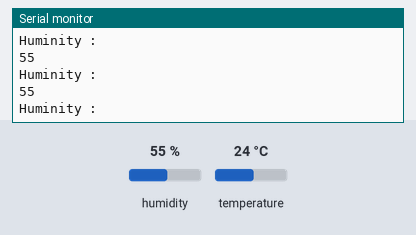
The sketch below on a simulated ESP32. Parts: the last lines printed to the serial monitor. The inputs (shaded band) are chosen by the test bench; at power-on: humidity 55 %, temperature 24 °C. WiFi joins after 1.5 s; servers stay silent unless stated.

Above: at 6.2 s.
6.3 s: humidity set to 22 %
At 7.35 s:
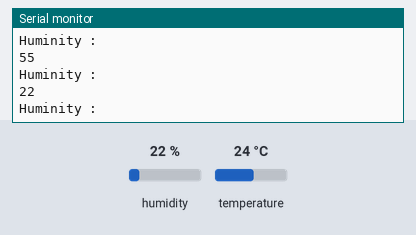
9.0 s: humidity set to 40 %
At 9.48 s:
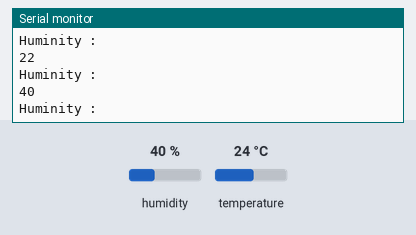
Timing chart, 0 to 12.0 s (numbered marks = the images above; inputs shaded):
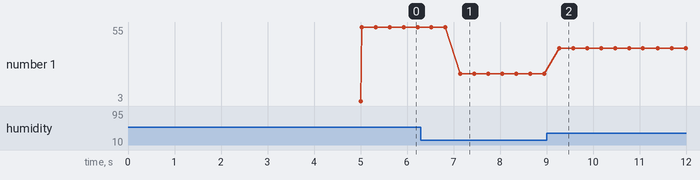

The sketch:

DHT11.ino
```cpp
#include <WiFi.h>
#include <ThingSpeak.h>
#include <DHT.h>

char SSID[] = "POCO M3";
char PASS[] = "7418573315vj";
char API[]  = "TN8X78WRVG06SIHN";
unsigned long ChannelID = 3370400;

WiFiClient client;

DHT dht(4, DHT11);


void setup() {
  Serial.begin(9600);
  dht.begin();
  WiFi.mode(WIFI_STA);
  WiFi.begin(SSID, PASS);
  delay(5000);
  while(WiFi.status() != WL_CONNECTED)
  {
    Serial.println("WiFi is not connected");
    Serial.println(WiFi.status());
    delay(500);
  }
  Serial.println("WiFi is Connected");
  Serial.println(WiFi.status());

  ThingSpeak.begin(client);
}

void loop() {
  int hum = dht.readHumidity();

  Serial.println(hum);
  Serial.println("Huminity : ");

  ThingSpeak.writeField(ChannelID,8,hum, API);

}
```

Measured:
- after the input at 6.3 s, the serial monitor: prints a new line after 0.85 s (image 1)
- after the input at 9.0 s, the serial monitor: prints a new line after 0.27 s (image 2)
- plotted number 1: 55 → 22 after the input at 6.3 s, 22 → 40 after the input at 9.0 s
